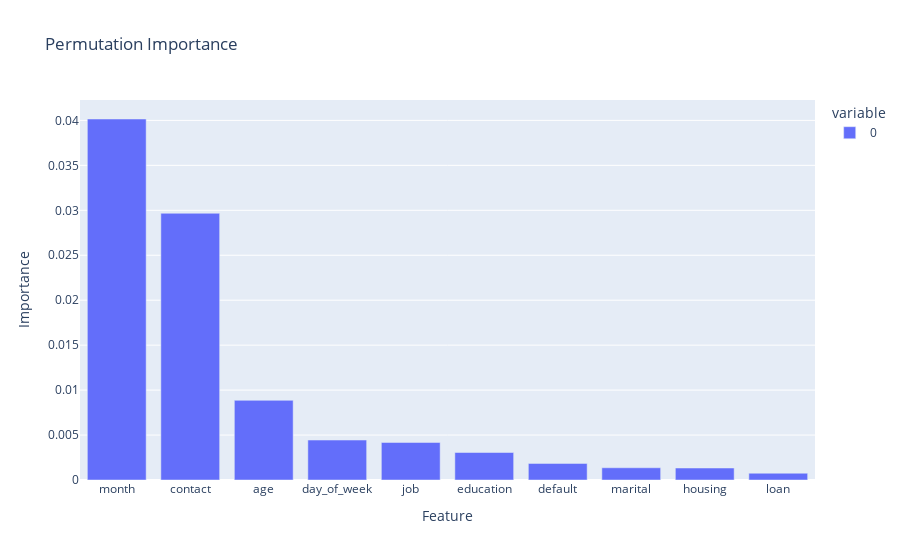

Notebook source saved alongside this figure:
### Markdown cell above
We see from the data above, the accuracy for most of these classifiers are pretty even. 

### Production Model Selection
The metric we used for scoring was accuracy. As this is a highly imbalanced data set using this may not be the best metric to base performance off of as 87% of the dataset belongs to one class of data. In order to more correctly identify the metric required the Business Objective would need to be more defined. Would the client want to air on the side of Misclassifying a Positive instance (Precision) or perfectly classifying the positive instances (Recall).

Based on this question as we selected accuracy as our metric. I would select Decision Tree Classifier as the model to deploy in Production. As this has the best accuracy, and the fastest train time. I had to switch to RandomizedSearchCV as GridSearchCV was taking far too long to train. In a production environment I would take the extra time to train with GridSearchCV.

### Feature Importance
The features that most influenced the Decision Tree Classifiers classification was as follows:

- `month`
- `contact`
- `age`

### Code cell
fig = px.bar(df_perm_dtree.mean().sort_values(ascending=False), title='Permutation Importance', labels={'index': 'Feature', 'value': 'Importance'})
fig.show()

### Figure 1 — Plotly figure (JSON) as saved in the notebook; plotly's stock layout.template omitted (floating-point values rounded to 4 significant figures)
{"data": [{"alignmentgroup": "True", "hovertemplate": "variable=0<br>Feature=%{x}<br>Importance=%{y}<extra></extra>", "legendgroup": "0", "marker": {"color": "#636efa", "pattern": {"shape": ""}}, "name": "0", "offsetgroup": "0", "orientation": "v", "showlegend": true, "textposition": "auto", "type": "bar", "x": ["month", "contact", "age", "day_of_week", "job", "education", "default", "marital", "housing", "loan"], "xaxis": "x", "y": [0.04016, 0.02967, 0.008861, 0.004443, 0.004176, 0.003059, 0.001845, 0.00136, 0.001335, 0.0007526], "yaxis": "y"}], "layout": {"barmode": "relative", "legend": {"title": {"text": "variable"}, "tracegroupgap": 0}, "title": {"text": "Permutation Importance"}, "xaxis": {"anchor": "y", "domain": [0, 1], "title": {"text": "Feature"}}, "yaxis": {"anchor": "x", "domain": [0, 1], "title": {"text": "Importance"}}}}
